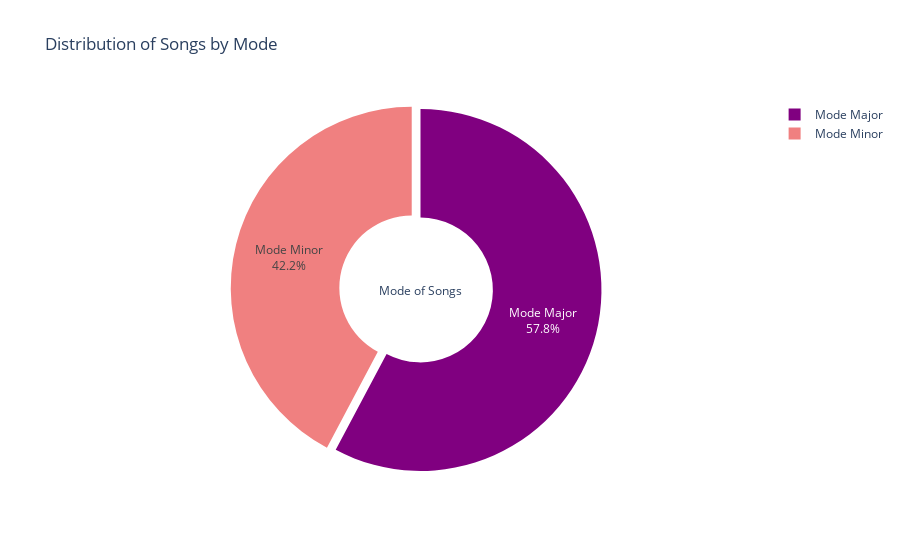

The notebook cell saved with this chart:
### Markdown cell above
###### The 'mode_Major' and 'mode_Minor' refers to the tonality or scale of a piece of music
- "mode_Major" corresponds to the major scale, characterized by a bright and uplifting sound
- "mode_Minor" corresponds to the minor scale, known for its more melancholic and somber qualities

### Code cell
# Calculating the number of songs with 'mode_major' and 'mode_minor'
major_count = df['mode_Major'].sum()
minor_count = df['mode_Minor'].sum()

# Calculating the total number of songs
total_songs = len(df)

# Calculating the percentage of songs with 'mode_major' and 'mode_minor'
major_percentage = (major_count / total_songs) * 100
minor_percentage = (minor_count / total_songs) * 100

#Plotting an interactive pie chart
labels = ['Mode Major', 'Mode Minor']
sizes = [major_percentage, minor_percentage] 
colors = ['purple', 'lightcoral']

fig = px.pie(values=sizes, names=labels, title='Distribution of Songs by Mode',
             color_discrete_sequence=colors, 
             hole=0.4)  

# Making one of the slices stand out
fig.update_traces(textinfo='percent+label', pull=[0, 0.05]) 

# Updating layout
fig.update_layout(
    showlegend=True,
    annotations=[dict(text='Mode of Songs', x=0.5, y=0.5, font_size=12, showarrow=False)]
)

fig.show()

### Figure 1 — Plotly figure (JSON) as saved in the notebook; plotly's stock layout.template omitted (floating-point values rounded to 4 significant figures)
{"data": [{"domain": {"x": [0, 1], "y": [0, 1]}, "hole": 0.4, "hovertemplate": "label=%{label}<br>value=%{value}<extra></extra>", "labels": ["Mode Major", "Mode Minor"], "legendgroup": "", "name": "", "pull": [0, 0.05], "showlegend": true, "textinfo": "percent+label", "type": "pie", "values": [57.76, 42.24]}], "layout": {"annotations": [{"font": {"size": 12}, "showarrow": false, "text": "Mode of Songs", "x": 0.5, "y": 0.5}], "legend": {"tracegroupgap": 0}, "piecolorway": ["purple", "lightcoral"], "showlegend": true, "title": {"text": "Distribution of Songs by Mode"}}}
